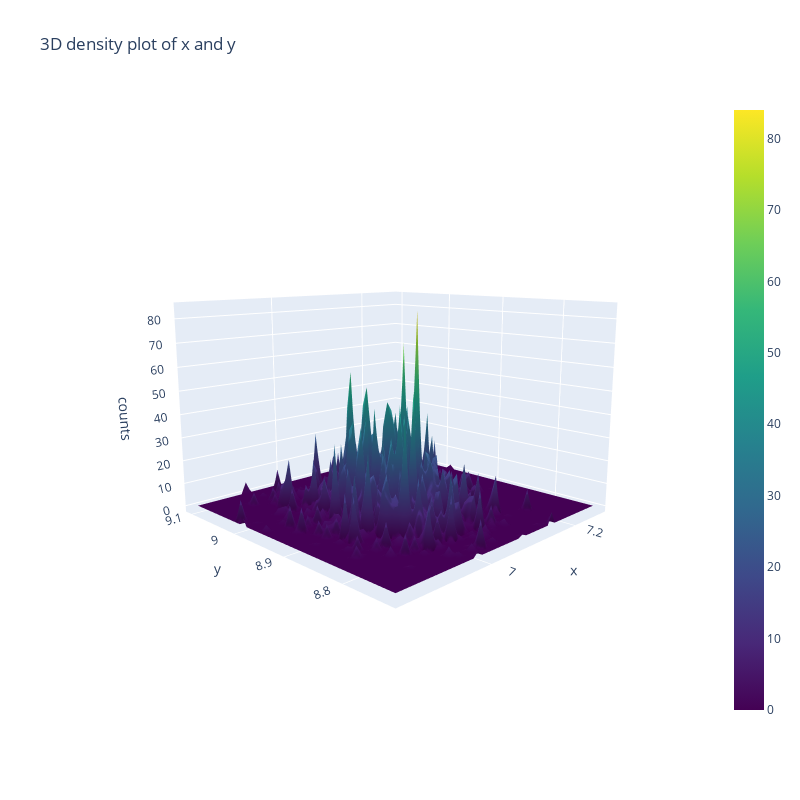
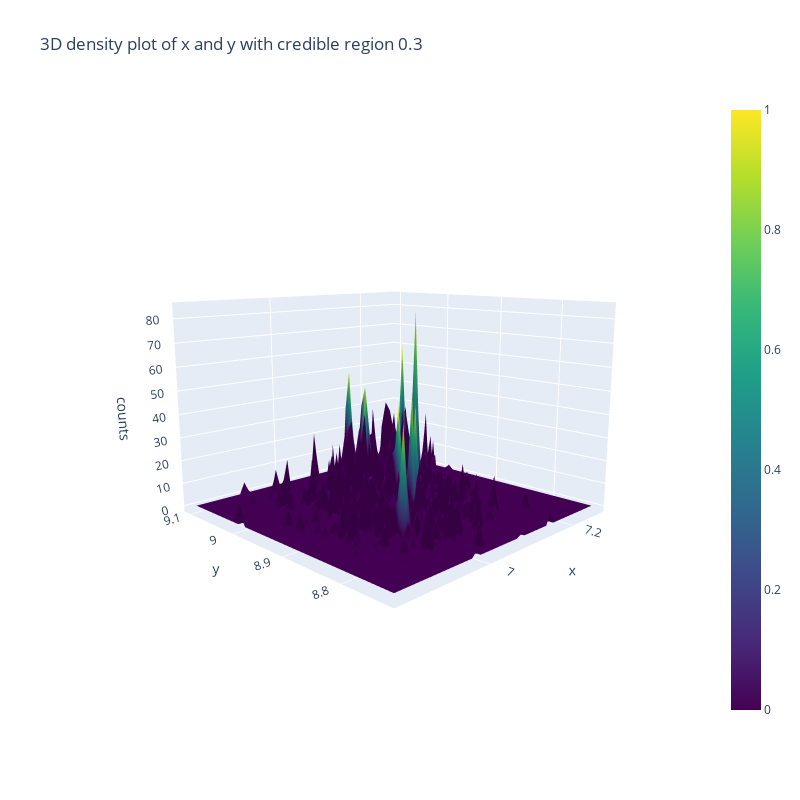
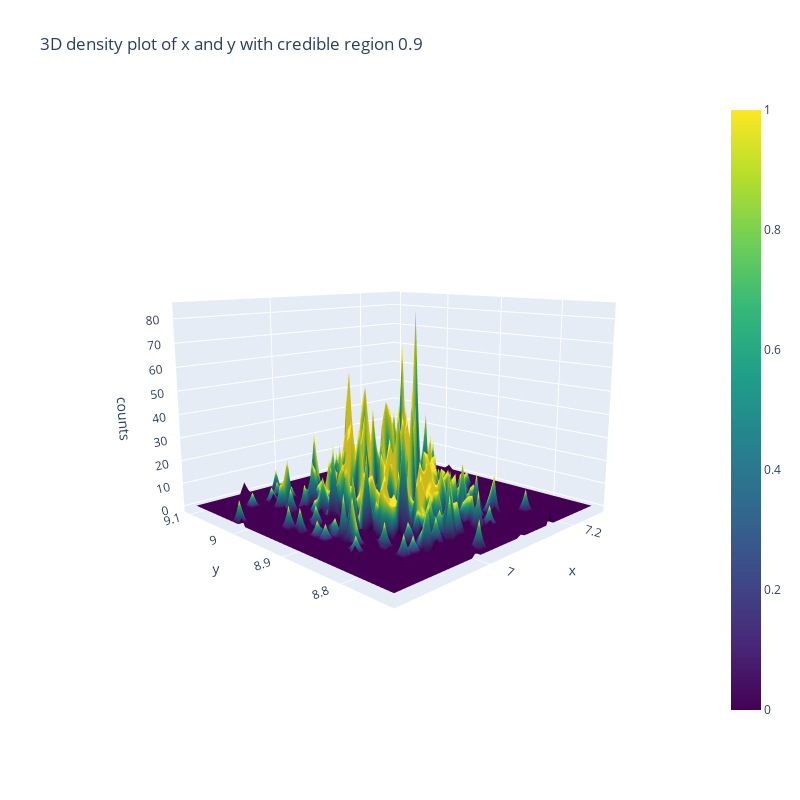

The code cell stored with these charts, in order, in its notebook:
### Code cell
from MCMC_DianZhang.Dian_MCMC.Statistic_tools import density_plot_3D
Res = Res_G

for cr in [0, 0.3, 0.9]:
    density_plot_3D(Res["Thetas"], bins=50, burn_in=2500, credible_region=cr)

### Figure 1 — Plotly figure (JSON) as saved in the notebook; plotly's stock layout.template omitted (floating-point values rounded to 4 significant figures; data arrays with more than 128 entries replaced by an {"elided": "..."} marker saying what was removed)
{"data": [{"colorscale": [[0, "#440154"], [0.1111, "#482878"], [0.2222, "#3e4989"], [0.3333, "#31688e"], [0.4444, "#26828e"], [0.5556, "#1f9e89"], [0.6667, "#35b779"], [0.7778, "#6ece58"], [0.8889, "#b5de2b"], [1, "#fde725"]], "type": "surface", "x": {"elided": "50x50 float values"}, "y": {"elided": "50x50 float values"}, "z": {"elided": "50x50 int values"}}], "layout": {"autosize": false, "height": 800, "scene": {"aspectratio": {"x": 1, "y": 1, "z": 0.7}, "camera": {"eye": {"x": -1.7, "y": -1.7, "z": 0.5}}, "dragmode": "orbit", "xaxis": {"title": {"text": "x"}}, "yaxis": {"title": {"text": "y"}}, "zaxis": {"title": {"text": "counts"}}}, "title": {"text": "3D density plot of x and y"}, "width": 800}}

### Figure 2 — Plotly figure (JSON) as saved in the notebook; plotly's stock layout.template omitted (floating-point values rounded to 4 significant figures; data arrays with more than 128 entries replaced by an {"elided": "..."} marker saying what was removed)
{"data": [{"colorscale": [[0, "#440154"], [0.1111, "#482878"], [0.2222, "#3e4989"], [0.3333, "#31688e"], [0.4444, "#26828e"], [0.5556, "#1f9e89"], [0.6667, "#35b779"], [0.7778, "#6ece58"], [0.8889, "#b5de2b"], [1, "#fde725"]], "surfacecolor": {"elided": "50x50 int values"}, "type": "surface", "x": {"elided": "50x50 float values"}, "y": {"elided": "50x50 float values"}, "z": {"elided": "50x50 int values"}}], "layout": {"autosize": false, "height": 800, "scene": {"aspectratio": {"x": 1, "y": 1, "z": 0.7}, "camera": {"eye": {"x": -1.7, "y": -1.7, "z": 0.5}}, "dragmode": "orbit", "xaxis": {"title": {"text": "x"}}, "yaxis": {"title": {"text": "y"}}, "zaxis": {"title": {"text": "counts"}}}, "title": {"text": "3D density plot of x and y with credible region 0.3"}, "width": 800}}

### Figure 3 — Plotly figure (JSON) as saved in the notebook; plotly's stock layout.template omitted (floating-point values rounded to 4 significant figures; data arrays with more than 128 entries replaced by an {"elided": "..."} marker saying what was removed)
{"data": [{"colorscale": [[0, "#440154"], [0.1111, "#482878"], [0.2222, "#3e4989"], [0.3333, "#31688e"], [0.4444, "#26828e"], [0.5556, "#1f9e89"], [0.6667, "#35b779"], [0.7778, "#6ece58"], [0.8889, "#b5de2b"], [1, "#fde725"]], "surfacecolor": {"elided": "50x50 int values"}, "type": "surface", "x": {"elided": "50x50 float values"}, "y": {"elided": "50x50 float values"}, "z": {"elided": "50x50 int values"}}], "layout": {"autosize": false, "height": 800, "scene": {"aspectratio": {"x": 1, "y": 1, "z": 0.7}, "camera": {"eye": {"x": -1.7, "y": -1.7, "z": 0.5}}, "dragmode": "orbit", "xaxis": {"title": {"text": "x"}}, "yaxis": {"title": {"text": "y"}}, "zaxis": {"title": {"text": "counts"}}}, "title": {"text": "3D density plot of x and y with credible region 0.9"}, "width": 800}}
